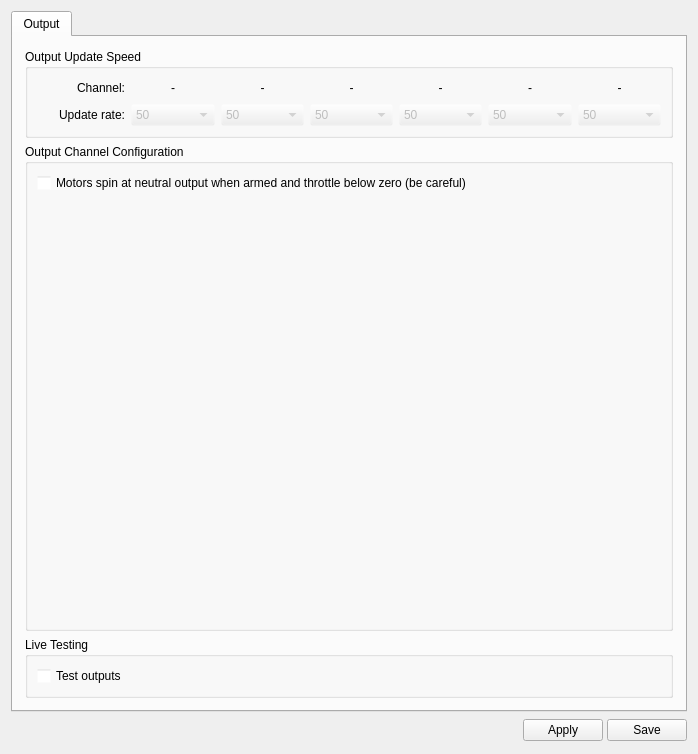
<?xml version="1.0" encoding="UTF-8"?>
<ui version="4.0">
 <class>OutputWidget</class>
 <widget class="QWidget" name="OutputWidget">
  <property name="geometry">
   <rect>
    <x>0</x>
    <y>0</y>
    <width>698</width>
    <height>754</height>
   </rect>
  </property>
  <property name="windowTitle">
   <string>Form</string>
  </property>
  <layout class="QVBoxLayout" name="verticalLayout_2">
   <item>
    <widget class="QTabWidget" name="tabWidget">
     <property name="tabShape">
      <enum>QTabWidget::Rounded</enum>
     </property>
     <property name="currentIndex">
      <number>0</number>
     </property>
     <property name="elideMode">
      <enum>Qt::ElideMiddle</enum>
     </property>
     <widget class="QWidget" name="tab">
      <attribute name="title">
       <string>Output</string>
      </attribute>
      <layout class="QVBoxLayout" name="verticalLayout_4">
       <property name="spacing">
        <number>0</number>
       </property>
       <property name="leftMargin">
        <number>0</number>
       </property>
       <property name="topMargin">
        <number>0</number>
       </property>
       <property name="rightMargin">
        <number>0</number>
       </property>
       <property name="bottomMargin">
        <number>0</number>
       </property>
       <item>
        <widget class="QScrollArea" name="scrollArea">
         <property name="palette">
          <palette>
           <active>
            <colorrole role="Base">
             <brush brushstyle="SolidPattern">
              <color alpha="255">
               <red>255</red>
               <green>255</green>
               <blue>255</blue>
              </color>
             </brush>
            </colorrole>
            <colorrole role="Window">
             <brush brushstyle="SolidPattern">
              <color alpha="0">
               <red>232</red>
               <green>232</green>
               <blue>232</blue>
              </color>
             </brush>
            </colorrole>
           </active>
           <inactive>
            <colorrole role="Base">
             <brush brushstyle="SolidPattern">
              <color alpha="255">
               <red>255</red>
               <green>255</green>
               <blue>255</blue>
              </color>
             </brush>
            </colorrole>
            <colorrole role="Window">
             <brush brushstyle="SolidPattern">
              <color alpha="0">
               <red>232</red>
               <green>232</green>
               <blue>232</blue>
              </color>
             </brush>
            </colorrole>
           </inactive>
           <disabled>
            <colorrole role="Base">
             <brush brushstyle="SolidPattern">
              <color alpha="0">
               <red>232</red>
               <green>232</green>
               <blue>232</blue>
              </color>
             </brush>
            </colorrole>
            <colorrole role="Window">
             <brush brushstyle="SolidPattern">
              <color alpha="0">
               <red>232</red>
               <green>232</green>
               <blue>232</blue>
              </color>
             </brush>
            </colorrole>
           </disabled>
          </palette>
         </property>
         <property name="frameShape">
          <enum>QFrame::NoFrame</enum>
         </property>
         <property name="widgetResizable">
          <bool>true</bool>
         </property>
         <widget class="QWidget" name="scrollAreaWidgetContents">
          <property name="geometry">
           <rect>
            <x>0</x>
            <y>0</y>
            <width>676</width>
            <height>674</height>
           </rect>
          </property>
          <layout class="QVBoxLayout" name="verticalLayout_3">
           <property name="spacing">
            <number>6</number>
           </property>
           <property name="leftMargin">
            <number>12</number>
           </property>
           <property name="topMargin">
            <number>12</number>
           </property>
           <property name="rightMargin">
            <number>12</number>
           </property>
           <property name="bottomMargin">
            <number>12</number>
           </property>
           <item>
            <widget class="QGroupBox" name="groupBox_2">
             <property name="sizePolicy">
              <sizepolicy hsizetype="Expanding" vsizetype="Fixed">
               <horstretch>0</horstretch>
               <verstretch>0</verstretch>
              </sizepolicy>
             </property>
             <property name="minimumSize">
              <size>
               <width>0</width>
               <height>0</height>
              </size>
             </property>
             <property name="title">
              <string>Output Update Speed</string>
             </property>
             <layout class="QGridLayout" name="gridLayout">
              <item row="0" column="6">
               <widget class="QLabel" name="chBank5">
                <property name="text">
                 <string>-</string>
                </property>
                <property name="alignment">
                 <set>Qt::AlignCenter</set>
                </property>
               </widget>
              </item>
              <item row="0" column="2">
               <widget class="QLabel" name="chBank1">
                <property name="text">
                 <string>-</string>
                </property>
                <property name="alignment">
                 <set>Qt::AlignCenter</set>
                </property>
               </widget>
              </item>
              <item row="0" column="1">
               <widget class="QLabel" name="label_9">
                <property name="text">
                 <string>Channel:</string>
                </property>
                <property name="alignment">
                 <set>Qt::AlignRight|Qt::AlignTrailing|Qt::AlignVCenter</set>
                </property>
               </widget>
              </item>
              <item row="0" column="0">
               <spacer name="horizontalSpacer_3">
                <property name="orientation">
                 <enum>Qt::Horizontal</enum>
                </property>
                <property name="sizeType">
                 <enum>QSizePolicy::Minimum</enum>
                </property>
                <property name="sizeHint" stdset="0">
                 <size>
                  <width>5</width>
                  <height>20</height>
                 </size>
                </property>
               </spacer>
              </item>
              <item row="1" column="0">
               <spacer name="horizontalSpacer_4">
                <property name="sizePolicy">
                 <sizepolicy hsizetype="Minimum" vsizetype="Minimum">
                  <horstretch>0</horstretch>
                  <verstretch>0</verstretch>
                 </sizepolicy>
                </property>
                <property name="minimumSize">
                 <size>
                  <width>0</width>
                  <height>20</height>
                 </size>
                </property>
                <property name="orientation">
                 <enum>Qt::Horizontal</enum>
                </property>
                <property name="sizeType">
                 <enum>QSizePolicy::Minimum</enum>
                </property>
                <property name="sizeHint" stdset="0">
                 <size>
                  <width>5</width>
                  <height>20</height>
                 </size>
                </property>
               </spacer>
              </item>
              <item row="0" column="3">
               <widget class="QLabel" name="chBank2">
                <property name="text">
                 <string>-</string>
                </property>
                <property name="alignment">
                 <set>Qt::AlignCenter</set>
                </property>
               </widget>
              </item>
              <item row="0" column="4">
               <widget class="QLabel" name="chBank3">
                <property name="text">
                 <string>-</string>
                </property>
                <property name="alignment">
                 <set>Qt::AlignCenter</set>
                </property>
               </widget>
              </item>
              <item row="0" column="5">
               <widget class="QLabel" name="chBank4">
                <property name="text">
                 <string>-</string>
                </property>
                <property name="alignment">
                 <set>Qt::AlignCenter</set>
                </property>
               </widget>
              </item>
              <item row="1" column="2">
               <widget class="QComboBox" name="cb_outputRate1">
                <property name="enabled">
                 <bool>false</bool>
                </property>
                <property name="sizePolicy">
                 <sizepolicy hsizetype="Minimum" vsizetype="Fixed">
                  <horstretch>0</horstretch>
                  <verstretch>0</verstretch>
                 </sizepolicy>
                </property>
                <property name="minimumSize">
                 <size>
                  <width>0</width>
                  <height>20</height>
                 </size>
                </property>
                <property name="toolTip">
                 <string>Setup &quot;TurboPWM&quot; here: usual value is 400 Hz for multirotor airframes.
Leave at 50Hz for fixed wing.</string>
                </property>
                <item>
                 <property name="text">
                  <string>50</string>
                 </property>
                </item>
                <item>
                 <property name="text">
                  <string>60</string>
                 </property>
                </item>
                <item>
                 <property name="text">
                  <string>125</string>
                 </property>
                </item>
                <item>
                 <property name="text">
                  <string>165</string>
                 </property>
                </item>
                <item>
                 <property name="text">
                  <string>270</string>
                 </property>
                </item>
                <item>
                 <property name="text">
                  <string>330</string>
                 </property>
                </item>
                <item>
                 <property name="text">
                  <string>400</string>
                 </property>
                </item>
               </widget>
              </item>
              <item row="1" column="3">
               <widget class="QComboBox" name="cb_outputRate2">
                <property name="enabled">
                 <bool>false</bool>
                </property>
                <property name="sizePolicy">
                 <sizepolicy hsizetype="Minimum" vsizetype="Fixed">
                  <horstretch>0</horstretch>
                  <verstretch>0</verstretch>
                 </sizepolicy>
                </property>
                <property name="minimumSize">
                 <size>
                  <width>0</width>
                  <height>20</height>
                 </size>
                </property>
                <property name="toolTip">
                 <string>Setup &quot;TurboPWM&quot; here: usual value is 400 Hz for multirotor airframes.
Leave at 50Hz for fixed wing.</string>
                </property>
                <item>
                 <property name="text">
                  <string>50</string>
                 </property>
                </item>
                <item>
                 <property name="text">
                  <string>60</string>
                 </property>
                </item>
                <item>
                 <property name="text">
                  <string>125</string>
                 </property>
                </item>
                <item>
                 <property name="text">
                  <string>165</string>
                 </property>
                </item>
                <item>
                 <property name="text">
                  <string>270</string>
                 </property>
                </item>
                <item>
                 <property name="text">
                  <string>330</string>
                 </property>
                </item>
                <item>
                 <property name="text">
                  <string>400</string>
                 </property>
                </item>
               </widget>
              </item>
              <item row="1" column="1">
               <widget class="QLabel" name="label_3">
                <property name="sizePolicy">
                 <sizepolicy hsizetype="Minimum" vsizetype="Preferred">
                  <horstretch>0</horstretch>
                  <verstretch>0</verstretch>
                 </sizepolicy>
                </property>
                <property name="minimumSize">
                 <size>
                  <width>0</width>
                  <height>20</height>
                 </size>
                </property>
                <property name="text">
                 <string>Update rate:</string>
                </property>
                <property name="alignment">
                 <set>Qt::AlignRight|Qt::AlignTrailing|Qt::AlignVCenter</set>
                </property>
               </widget>
              </item>
              <item row="1" column="4">
               <widget class="QComboBox" name="cb_outputRate3">
                <property name="enabled">
                 <bool>false</bool>
                </property>
                <property name="sizePolicy">
                 <sizepolicy hsizetype="Minimum" vsizetype="Fixed">
                  <horstretch>0</horstretch>
                  <verstretch>0</verstretch>
                 </sizepolicy>
                </property>
                <property name="minimumSize">
                 <size>
                  <width>0</width>
                  <height>20</height>
                 </size>
                </property>
                <property name="toolTip">
                 <string>Setup &quot;TurboPWM&quot; here: usual value is 400 Hz for multirotor airframes.
Leave at 50Hz for fixed wing.</string>
                </property>
                <item>
                 <property name="text">
                  <string>50</string>
                 </property>
                </item>
                <item>
                 <property name="text">
                  <string>60</string>
                 </property>
                </item>
                <item>
                 <property name="text">
                  <string>125</string>
                 </property>
                </item>
                <item>
                 <property name="text">
                  <string>165</string>
                 </property>
                </item>
                <item>
                 <property name="text">
                  <string>270</string>
                 </property>
                </item>
                <item>
                 <property name="text">
                  <string>330</string>
                 </property>
                </item>
                <item>
                 <property name="text">
                  <string>400</string>
                 </property>
                </item>
               </widget>
              </item>
              <item row="1" column="5">
               <widget class="QComboBox" name="cb_outputRate4">
                <property name="enabled">
                 <bool>false</bool>
                </property>
                <property name="sizePolicy">
                 <sizepolicy hsizetype="Minimum" vsizetype="Fixed">
                  <horstretch>0</horstretch>
                  <verstretch>0</verstretch>
                 </sizepolicy>
                </property>
                <property name="minimumSize">
                 <size>
                  <width>0</width>
                  <height>20</height>
                 </size>
                </property>
                <property name="toolTip">
                 <string>Setup &quot;TurboPWM&quot; here: usual value is 400 Hz for multirotor airframes.
Leave at 50Hz for fixed wing.</string>
                </property>
                <item>
                 <property name="text">
                  <string>50</string>
                 </property>
                </item>
                <item>
                 <property name="text">
                  <string>60</string>
                 </property>
                </item>
                <item>
                 <property name="text">
                  <string>125</string>
                 </property>
                </item>
                <item>
                 <property name="text">
                  <string>165</string>
                 </property>
                </item>
                <item>
                 <property name="text">
                  <string>270</string>
                 </property>
                </item>
                <item>
                 <property name="text">
                  <string>330</string>
                 </property>
                </item>
                <item>
                 <property name="text">
                  <string>400</string>
                 </property>
                </item>
               </widget>
              </item>
              <item row="0" column="7">
               <widget class="QLabel" name="chBank6">
                <property name="text">
                 <string>-</string>
                </property>
                <property name="alignment">
                 <set>Qt::AlignCenter</set>
                </property>
               </widget>
              </item>
              <item row="1" column="6">
               <widget class="QComboBox" name="cb_outputRate5">
                <property name="enabled">
                 <bool>false</bool>
                </property>
                <property name="sizePolicy">
                 <sizepolicy hsizetype="Minimum" vsizetype="Fixed">
                  <horstretch>0</horstretch>
                  <verstretch>0</verstretch>
                 </sizepolicy>
                </property>
                <property name="minimumSize">
                 <size>
                  <width>0</width>
                  <height>20</height>
                 </size>
                </property>
                <property name="toolTip">
                 <string>Setup &quot;TurboPWM&quot; here: usual value is 400 Hz for multirotor airframes.
Leave at 50Hz for fixed wing.</string>
                </property>
                <item>
                 <property name="text">
                  <string>50</string>
                 </property>
                </item>
                <item>
                 <property name="text">
                  <string>60</string>
                 </property>
                </item>
                <item>
                 <property name="text">
                  <string>125</string>
                 </property>
                </item>
                <item>
                 <property name="text">
                  <string>165</string>
                 </property>
                </item>
                <item>
                 <property name="text">
                  <string>270</string>
                 </property>
                </item>
                <item>
                 <property name="text">
                  <string>330</string>
                 </property>
                </item>
                <item>
                 <property name="text">
                  <string>400</string>
                 </property>
                </item>
               </widget>
              </item>
              <item row="1" column="7">
               <widget class="QComboBox" name="cb_outputRate6">
                <property name="enabled">
                 <bool>false</bool>
                </property>
                <property name="sizePolicy">
                 <sizepolicy hsizetype="Minimum" vsizetype="Fixed">
                  <horstretch>0</horstretch>
                  <verstretch>0</verstretch>
                 </sizepolicy>
                </property>
                <property name="minimumSize">
                 <size>
                  <width>0</width>
                  <height>20</height>
                 </size>
                </property>
                <property name="toolTip">
                 <string>Setup &quot;TurboPWM&quot; here: usual value is 400 Hz for multirotor airframes.
Leave at 50Hz for fixed wing.</string>
                </property>
                <item>
                 <property name="text">
                  <string>50</string>
                 </property>
                </item>
                <item>
                 <property name="text">
                  <string>60</string>
                 </property>
                </item>
                <item>
                 <property name="text">
                  <string>125</string>
                 </property>
                </item>
                <item>
                 <property name="text">
                  <string>165</string>
                 </property>
                </item>
                <item>
                 <property name="text">
                  <string>270</string>
                 </property>
                </item>
                <item>
                 <property name="text">
                  <string>330</string>
                 </property>
                </item>
                <item>
                 <property name="text">
                  <string>400</string>
                 </property>
                </item>
               </widget>
              </item>
             </layout>
            </widget>
           </item>
           <item>
            <widget class="QGroupBox" name="groupBox_3">
             <property name="title">
              <string>Output Channel Configuration</string>
             </property>
             <layout class="QVBoxLayout" name="verticalLayout">
              <item>
               <layout class="QVBoxLayout" name="channelLayout">
                <property name="sizeConstraint">
                 <enum>QLayout::SetDefaultConstraint</enum>
                </property>
               </layout>
              </item>
              <item>
               <layout class="QHBoxLayout" name="horizontalLayout_2">
                <item>
                 <widget class="QCheckBox" name="spinningArmed">
                  <property name="minimumSize">
                   <size>
                    <width>519</width>
                    <height>20</height>
                   </size>
                  </property>
                  <property name="text">
                   <string>Motors spin at neutral output when armed and throttle below zero (be careful)</string>
                  </property>
                 </widget>
                </item>
                <item>
                 <spacer name="horizontalSpacer_2">
                  <property name="orientation">
                   <enum>Qt::Horizontal</enum>
                  </property>
                  <property name="sizeHint" stdset="0">
                   <size>
                    <width>40</width>
                    <height>20</height>
                   </size>
                  </property>
                 </spacer>
                </item>
               </layout>
              </item>
              <item>
               <spacer name="verticalSpacer">
                <property name="orientation">
                 <enum>Qt::Vertical</enum>
                </property>
                <property name="sizeHint" stdset="0">
                 <size>
                  <width>20</width>
                  <height>0</height>
                 </size>
                </property>
               </spacer>
              </item>
             </layout>
            </widget>
           </item>
           <item>
            <widget class="QGroupBox" name="groupBox_4">
             <property name="minimumSize">
              <size>
               <width>0</width>
               <height>60</height>
              </size>
             </property>
             <property name="title">
              <string>Live Testing</string>
             </property>
             <layout class="QVBoxLayout" name="verticalLayout_6">
              <item>
               <widget class="QCheckBox" name="channelOutTest">
                <property name="enabled">
                 <bool>true</bool>
                </property>
                <property name="minimumSize">
                 <size>
                  <width>105</width>
                  <height>20</height>
                 </size>
                </property>
                <property name="toolTip">
                 <string>Move the servos using the sliders. Two important things:
- Take extra care if the output is connected to an motor controller!
- Will only work if the RC receiver is working (failsafe)</string>
                </property>
                <property name="text">
                 <string>Test outputs</string>
                </property>
               </widget>
              </item>
             </layout>
            </widget>
           </item>
          </layout>
         </widget>
        </widget>
       </item>
      </layout>
     </widget>
    </widget>
   </item>
   <item>
    <layout class="QHBoxLayout" name="horizontalLayout">
     <property name="spacing">
      <number>4</number>
     </property>
     <item>
      <spacer name="horizontalSpacer">
       <property name="orientation">
        <enum>Qt::Horizontal</enum>
       </property>
       <property name="sizeHint" stdset="0">
        <size>
         <width>592</width>
         <height>16</height>
        </size>
       </property>
      </spacer>
     </item>
     <item>
      <widget class="QPushButton" name="outputHelp">
       <property name="sizePolicy">
        <sizepolicy hsizetype="Fixed" vsizetype="Fixed">
         <horstretch>0</horstretch>
         <verstretch>0</verstretch>
        </sizepolicy>
       </property>
       <property name="minimumSize">
        <size>
         <width>0</width>
         <height>25</height>
        </size>
       </property>
       <property name="maximumSize">
        <size>
         <width>25</width>
         <height>25</height>
        </size>
       </property>
       <property name="toolTip">
        <string>Takes you to the wiki page</string>
       </property>
       <property name="text">
        <string/>
       </property>
       <property name="icon">
        <iconset resource="../coreplugin/core.qrc">
         <normaloff>:/core/images/helpicon.svg</normaloff>:/core/images/helpicon.svg</iconset>
       </property>
       <property name="iconSize">
        <size>
         <width>25</width>
         <height>25</height>
        </size>
       </property>
       <property name="flat">
        <bool>true</bool>
       </property>
      </widget>
     </item>
     <item>
      <widget class="QPushButton" name="saveRCOutputToRAM">
       <property name="minimumSize">
        <size>
         <width>0</width>
         <height>0</height>
        </size>
       </property>
       <property name="maximumSize">
        <size>
         <width>16777215</width>
         <height>16777215</height>
        </size>
       </property>
       <property name="toolTip">
        <string>Send to OpenPilot but don't write in SD.
Be sure to set the Neutral position on all sliders before sending!</string>
       </property>
       <property name="styleSheet">
        <string notr="true"/>
       </property>
       <property name="text">
        <string>Apply</string>
       </property>
      </widget>
     </item>
     <item>
      <widget class="QPushButton" name="saveRCOutputToSD">
       <property name="minimumSize">
        <size>
         <width>0</width>
         <height>0</height>
        </size>
       </property>
       <property name="maximumSize">
        <size>
         <width>16777215</width>
         <height>16777215</height>
        </size>
       </property>
       <property name="toolTip">
        <string>Be sure to set the Neutral position on all sliders before sending!
Applies and Saves all settings to SD</string>
       </property>
       <property name="styleSheet">
        <string notr="true"/>
       </property>
       <property name="text">
        <string>Save</string>
       </property>
      </widget>
     </item>
    </layout>
   </item>
  </layout>
 </widget>
 <tabstops>
  <tabstop>saveRCOutputToRAM</tabstop>
  <tabstop>saveRCOutputToSD</tabstop>
 </tabstops>
 <resources>
  <include location="../coreplugin/core.qrc"/>
 </resources>
 <connections/>
</ui>
